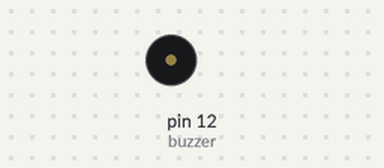
The sketch below on a simulated Arduino Uno, built with avr-gcc and run on an emulated ATmega328P. Parts: buzzer (waves = sounding, pin HIGH).

Above: at 0.5 s.
At 5.5 s:
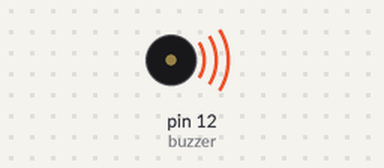
Timing chart, 0 to 8.3 s (numbered marks = the images above):
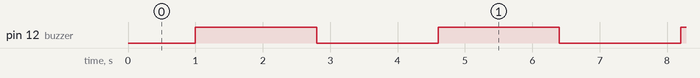

Measured:
- by itself, pin 12 (buzzer): alternates HIGH for 1.8 s and LOW for 1.8 s

The sketch:

3_activeBuzzer.ino
```cpp
int buzzer = 12;

void setup()
{
    pinMode(buzzer, OUTPUT);
}

void loop()
{
    int i;

    i = 0;
    while(i < 255)
    {
        analogWrite(buzzer, i);
        delay(200);
        i += 31;
    }
    while(i > 0)
    {
        analogWrite(buzzer, i);
        delay(200);
        i -= 31;
    }
}
```
